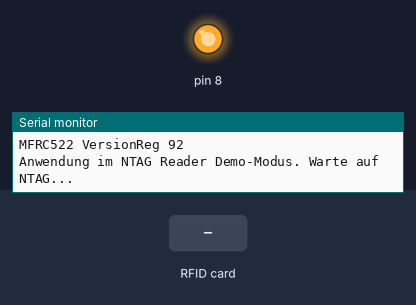
Recording of a program running on a simulated Arduino Uno, built with avr-gcc and run on an emulated ATmega328P. On the bench: output pins drawn as LEDs (lit = HIGH), the last lines printed to the serial monitor. The inputs (shaded band) are chosen by the test bench. Pins used as bus, display or sensor lines are not drawn.

Above: at 1.2 s.
1.3 s: RFID card 04 8B 27 9A BF 5B 80 held to the reader
At 2.8 s:
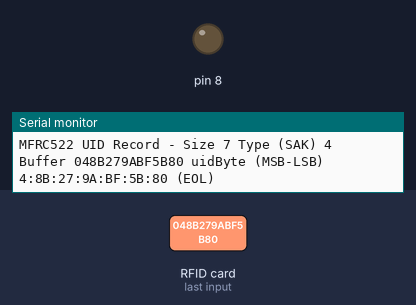
Timing chart, 0 to 11.0 s (numbered marks = the images above; inputs shaded):
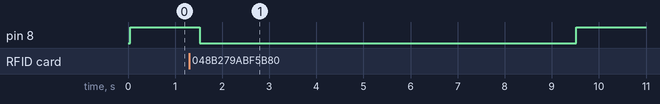

The program:

main.cpp
```cpp
/**
 * RFID MFRC522 Read/Write Modul
 *
 *
 */
#include <SPI.h> // SPI-Bibiothek hinzufügen
#include <MFRC522.h> // RFID-Bibiothek hinzufügen

#define APPLICATION_MODE "DEMO"

#define MAX_NTAGS 7
#define SECURITY_VERIFY_TAG

#define SS_PIN 10 // SDA an Pin 10 (UNO)
#define RST_PIN 9 // RST an Pin 9 (UNO)

void dump_byte_array(byte *buffer, byte bufferSize);
void array_to_string(byte array[], unsigned int len, char buffer[]);
bool verifyTAG(String masterID);


MFRC522 mfrc522(SS_PIN, RST_PIN); // RFID-Empfänger initialisieren

struct NTAG {
  String ID;
  String Name;
  String SignerID;
  bool Active;
  unsigned long Used;
};

String MasterTAG = "79829B63";
String DemoTag = "048B279ABF5B80";
String RegisteredTAG = "";

// Signer NTAG
NTAG SignerNTAG = {"79829B63", "MASTER_NTAG", "79829B63", true, 0};

// Liste der registrierten NTAGs
NTAG NTAG_Items[MAX_NTAGS];

void relais_init(uint8_t pin, bool low_level_trigger = false);
void relais_switch(uint8_t pin, int level);

/**
 * Initialisierung des Relais. Es werden HIGH- und LOW-Level-Trigger
 * Relaismodule unterstützt.
 */
void relais_init(uint8_t pin, bool low_level_trigger)
{
  // Anschluss-PIN als Ausgang setzen
  pinMode(pin, OUTPUT);

  // Low-Level-Trigger Module schalten beim Wechsel nach LOW
  if (low_level_trigger)
  {
    relais_switch(pin, HIGH);    // AUS
  }
  else
  {
    relais_switch(pin, LOW);     // AUS
  }
}

/**
 * Schaltet das Relaimodul an PIN pin auf LEVEL level.
 */
void relais_switch(uint8_t pin, int level)
{
  digitalWrite(pin, level);
}

/**
 * MFRC522 Reader Demonstration Mode für NTAG UID.
 *
 * Auslesen der NTAG UID.
 */
void application_ntag_demo() {

  char buffer[10];

  Serial.println("Anwendung im NTAG Reader Demo-Modus. Warte auf NTAG...");

  while (true) {

    if ( mfrc522.PICC_IsNewCardPresent() && mfrc522.PICC_ReadCardSerial()) {
      Serial.print("MFRC522 UID Record - Size ");
      Serial.print(mfrc522.uid.size);
      Serial.print(" Type (SAK) ");
      Serial.print(mfrc522.PICC_GetType(mfrc522.uid.sak));
      array_to_string(mfrc522.uid.uidByte, mfrc522.uid.size, buffer);
      Serial.print(" Buffer ");
      Serial.print(buffer);
      Serial.print(" uidByte (MSB-LSB) ");
      uint8_t size = mfrc522.uid.size;
      for (uint8_t i = 0; i < size; i++) {
        Serial.print(mfrc522.uid.uidByte[i], HEX);
        Serial.print((i == size - 1) ? " (EOL) \n" : ":" );
      }
      if (DemoTag.equals(buffer))
      {
        relais_switch(8, LOW);
        delay(8000);
        relais_switch(8, HIGH);
      }
    }
    delay(200);
  }

  Serial.println();
  delay(3000);
}

/**
 * Registrieren eines neuen TAGs.
 */
void registerNewTag(String &tagID) {

    Serial.println("Registrieren Sie ihren TAG:");

    // Wenn Karte/Tag in Reichweite und SPI Signal zum lesen vorhanden...
    while ( RegisteredTAG == "" ) {
      if ( mfrc522.PICC_IsNewCardPresent() && mfrc522.PICC_ReadCardSerial()) {
        char code[48];
        array_to_string(mfrc522.uid.uidByte, mfrc522.uid.size, code);
        Serial.print("Neuer TAG erkannt. Code: ");
        Serial.print(code);
        Serial.println();

#ifdef SECURITY_VERIFY_TAG
        if (verifyTAG(MasterTAG)) {
#endif
          tagID = code;
          Serial.print("Ihr Tag wurde registriert. Code: ");
          Serial.print(tagID);
          Serial.println();
          delay(2000);
          Serial.print("Sie können Ihre Tags jetzt ausprobieren...");
          Serial.println();

#ifdef SECURITY_VERIFY_TAG
        }
#endif

      }
    }
}

bool verifyTAG(String masterID) {

    Serial.println("Bestätigen Sie mit dem Master-TAG (blau):");
    delay(2000);

    int timer = 15;

    // Wenn Karte/Tag in Reichweite und SPI Signal zum lesen vorhanden...
    while ( timer < 50 ) {
      if ( mfrc522.PICC_IsNewCardPresent() && mfrc522.PICC_ReadCardSerial() ) {
        char code[48];
        array_to_string(mfrc522.uid.uidByte, mfrc522.uid.size, code);
        if (masterID.compareTo(code) == 0 ) {
          Serial.print("Bestätigung erfolgreich. ");
          Serial.print(code);
          Serial.println();
          return true;
        }
        else {
          Serial.print("Autorisierung fehlgeschlagen! ");
          Serial.print(code);
          Serial.println();
          return false;
        }
      }
      delay(200);
      timer++;
    }
    Serial.print("Verifizierung abgebrochen (Zeitlimit erreicht).");
    Serial.println();
    delay(2000);
    return false;
}

void setup() {
  // Initialisierung
  Serial.begin(9600);     // Serielle Verbindung starten (Monitor)
  SPI.begin();            // SPI-Verbindung aufbauen
  mfrc522.PCD_Init();     // Initialisierung des RFID-Empfängers

  relais_init(8, true);

  // Ausgabe an Serial Monitor
  Serial.println("\nRFID MFRC522 NTAG Demo");

  // Dump des Versionscodes / Versionsnummer
  mfrc522.PCD_DumpVersionToSerial();

  // Auslesen des Versionscodes aus Test-Registern des MFRC522 (0x92 == Version 2.0)
  byte ver = mfrc522.PCD_ReadRegister(MFRC522::VersionReg);
  Serial.print("\nMFRC522 VersionReg ");
  Serial.print(ver,HEX);
  Serial.println();
}


void loop() {

// Application NTAG Reader Demo Modus
#ifdef APPLICATION_MODE == "DEMO"
  application_ntag_demo();
  return;
#elif

  // Neues TAG registrieren, falls noch keines bekannt ist
  if (RegisteredTAG == "") {
    registerNewTag(RegisteredTAG);
  }

  // Wenn Karte/Tag in Reichweite und SPI Signal zum lesen vorhanden...
  if ( mfrc522.PICC_IsNewCardPresent() && mfrc522.PICC_ReadCardSerial() ) {

    char code[48];
    array_to_string(mfrc522.uid.uidByte, mfrc522.uid.size, code);

    if (RegisteredTAG == code) {
      Serial.print("Registrierten Schlüssel erkannt! ");
      Serial.print(code);
      Serial.println();
    }
    else {
      Serial.print("TAG ist nicht bekannt!");
      Serial.println();
    }

    delay(2000);
  }

#endif
}

/**
 * Helper routine to dump a byte array as hex values to Serial.
 */
void dump_byte_array(byte *buffer, byte bufferSize) {
  for (byte i = 0; i < bufferSize; i++) {
    Serial.print(buffer[i] < 0x10 ? " 0" : " ");
    Serial.print(buffer[i], HEX);
  }
  Serial.print(" Size ");
  Serial.print(bufferSize);
}

void array_to_string(byte array[], unsigned int len, char buffer[]) {
    for (unsigned int i = 0; i < len; i++)
    {
        byte nib1 = (array[i] >> 4) & 0x0F;
        byte nib2 = (array[i] >> 0) & 0x0F;
        buffer[i*2+0] = nib1  < 0xA ? '0' + nib1  : 'A' + nib1  - 0xA;
        buffer[i*2+1] = nib2  < 0xA ? '0' + nib2  : 'A' + nib2  - 0xA;
    }
    buffer[len*2] = '\0';
}
```

Measured:
- after the input at 1.3 s, pin 8: HIGH → LOW after 0.22 s, → HIGH 8.0 s later
